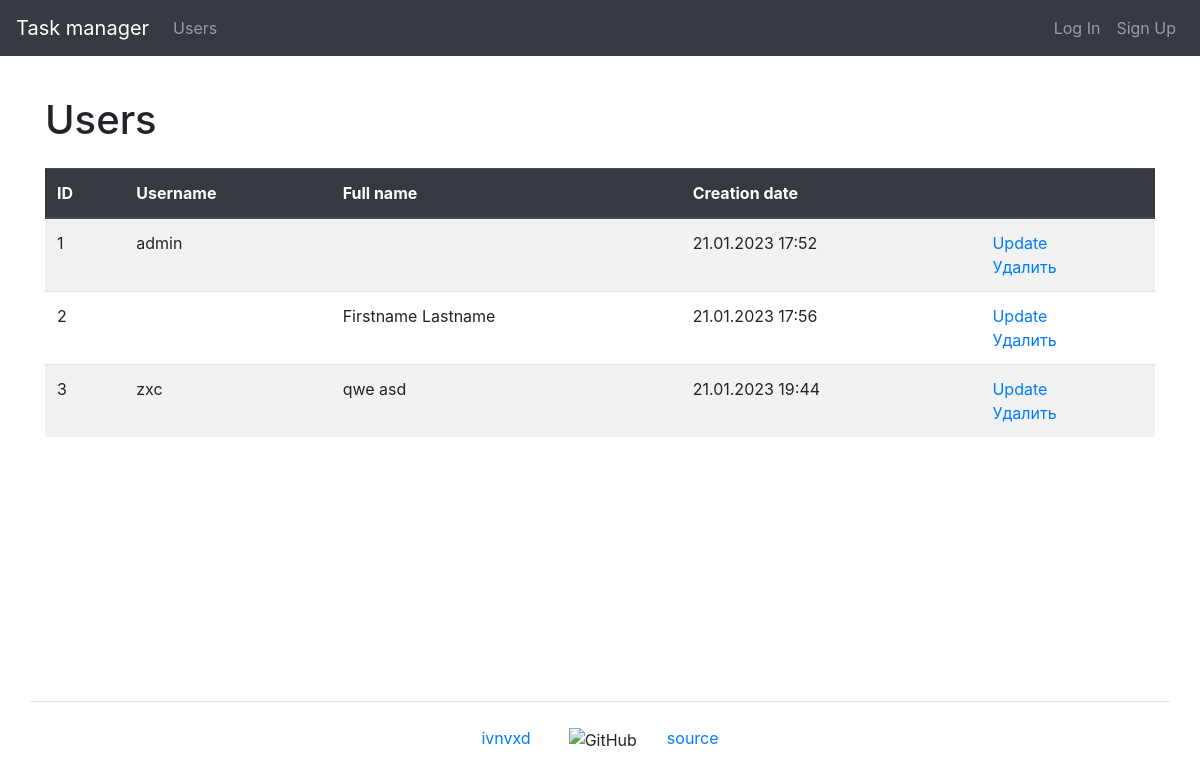
The app's page /users/, older data.
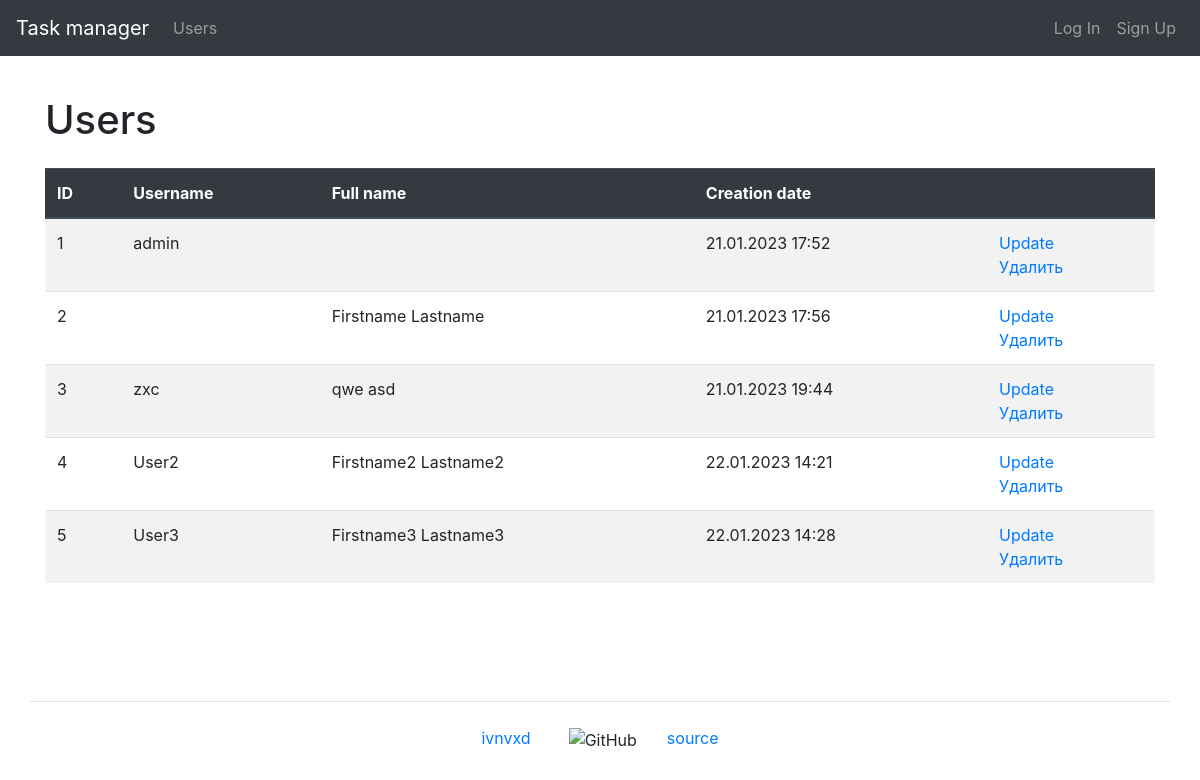
The same page, newer data.
### task_manager/users/models.py (models this page shows, shortened)
class User(AbstractUser):
    first_name = models.CharField(max_length=150)
    last_name = models.CharField(max_length=150)

### task_manager/users/views.py (the view)
# urls.py: path('', UsersListView.as_view(), name='users'),
class UsersListView(ListView):
    template_name = 'users/users.html'
    model = User
    context_object_name = 'users'
    extra_context = {
        'title': _('Users')
    }

### task_manager/templates/users/users.html (shortened to what this page needs)
{% extends "base.html" %}
{% load bootstrap4 %}
{% load i18n %}
{% block content %}
    <h1 class="my-4">{{ title }}</h1>
    <table class="table table-striped">
        <thead class="thead-dark">
            <tr>
                <th>ID</th>
                <th>{% trans 'Username' %}</th>
                <th>{% trans 'Full name' %}</th>
                <th>{% trans 'Creation date' %}</th>
                <th></th>
            </tr>
        </thead>
        <tbody>
            {% if users %}
                {% for user in users %}
                    <tr>
                        <td>{{ user.id }}</td>
                        <td>{{ user.username }}</td>
                        <td>{{ user.first_name }} {{ user.last_name }}</td>
                        <td>{{ user.date_joined|date:"d.m.Y H:i" }}</td>
                        <td>
                          <a href="">{% trans 'Update' %}</a>
                          <br>
                          <a href="">{% trans 'Delete' %}</a>
                        </td>
                    </tr>
                {% endfor %}
            {% endif %}
        </tbody>
    </table>
{% endblock content %}

### task_manager/templates/base.html (shortened to what this page needs)
{% load i18n %}
{% get_current_language as LANGUAGE_CODE %}
{% load bootstrap4 %}
<!DOCTYPE html>
<html lang="{{ LANGUAGE_CODE }}">
    <head>
        {% bootstrap_css %}
    </head>
    <body class="d-flex flex-column min-vh-100">
        <header>
            {% include 'navbar.html' %}
        </header>
        <main class="container wrapper flex-grow-1">
            {% block content %}{% endblock %}
        </main>
        <footer>
            {% include 'footer.html' %}
        </footer>
    </body>
</html>

### task_manager/templates/navbar.html (shortened to what this page needs)
{% load i18n %}
<nav class="navbar navbar-expand-md navbar-dark bg-dark mb-3">
    <a class="navbar-brand" href="{% url 'home' %}">{% trans "Task manager" %}</a>
    <div class="collapse navbar-collapse" id="navbarToggleExternalContent">
        <ul class="navbar-nav mr-auto">
            <li class="nav-item">
                <a class="nav-link" href="{% url 'users' %}">{% trans "Users" %}</a>
            </li>
        </ul>
        <ul class="navbar-nav">
            <li class="nav-item">
                <a class="nav-link" href="">{% trans "Log In" %}</a>
            </li>
            <li class="nav-item">
                <a class="nav-link" href="{% url 'sign_up' %}">{% trans "Sign Up" %}</a>
            </li>
        </ul>
    </div>
</nav>

### task_manager/templates/footer.html
{% load i18n %}
<div class="container flex-column my-5 pt-4 border-top">
  <div class="row justify-content-sm-center">
    <div class="col-sm-auto">
      <a target="_blank" href="https://github.com/ivnvxd">ivnvxd</a>
    </div>
    <div class="col-sm-auto">
      <img class='ml-2' src="https://github.githubassets.com/favicons/favicon.svg" alt="GitHub" height="16px">
    </div>
    <div class="col-sm-auto">
      <a target="_blank" href="https://github.com/ivnvxd/python-project-52">{% trans "source" %}</a>
    </div>
  </div>
</div>

Row changes from the older to the newer data that the page shows:
added User: id "4", username "User2", first_name "Firstname2", last_name "Lastname2", date_joined "22.01.2023 14:21"
added User: id "5", username "User3", first_name "Firstname3", last_name "Lastname3", date_joined "22.01.2023 14:28"
